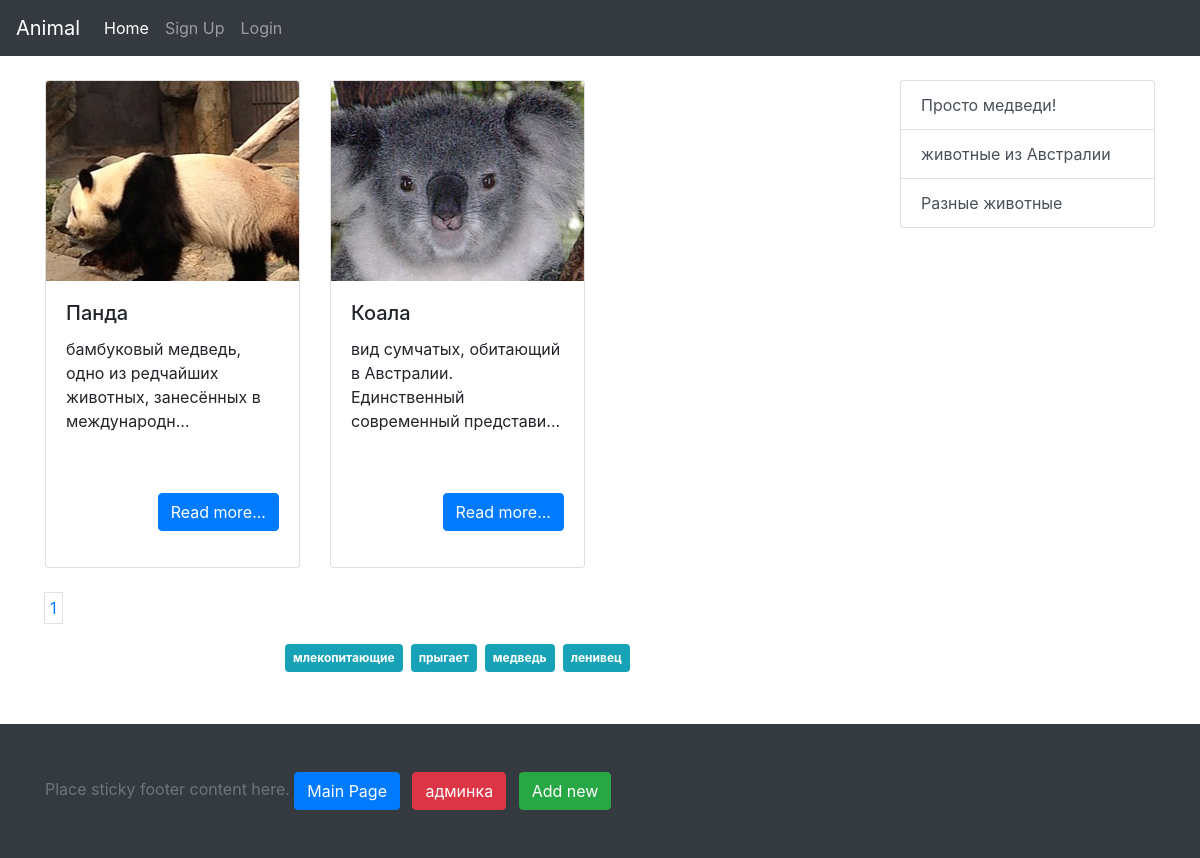
/tag.php?tag=медведь, run on the app's committed database.
### tables this page shows
CREATE TABLE `info` (
  `id` int(11) NOT NULL,
  `title` varchar(255) NOT NULL,
  `category` int(11) NOT NULL,
  `descr_min` text NOT NULL,
  `description` text NOT NULL,
  `image` varchar(500) DEFAULT NULL
);

CREATE TABLE `category` (
  `id` int(11) NOT NULL,
  `category` varchar(255) NOT NULL,
  `slug` varchar(255) NOT NULL,
  `image` text NOT NULL,
  `description` text NOT NULL
);

### core/function.php (called while the page is built, shortened)
<?php
function paginationCountTag($conn){
    $sql = "SELECT post, tag FROM tag WHERE tag='".$_GET['tag']."'";
    $result = mysqli_query($conn, $sql);
    $result = mysqli_num_rows($result);
    return ceil($result/3);
}
function getAllTags($conn){
    $sql = "SELECT DISTINCT(tag) FROM tag";
    $result = mysqli_query($conn, $sql);
    $a = array();
    if (mysqli_num_rows($result) > 0) {
        while($row = mysqli_fetch_assoc($result)) {
            $a[] = $row['tag'];
        }
    }
    return $a;
}
function getPostFromTag($conn){
    $offset = 0;
    $sql = "SELECT post FROM tag WHERE tag='".$_GET['tag']."' ORDER BY post DESC LIMIT 3 OFFSET ".$offset*3;
    $result = mysqli_query($conn, $sql);
    $a = array();
    if (mysqli_num_rows($result) > 0) {
        while($row = mysqli_fetch_assoc($result)) {
            $a[] = $row['post'];
        }
    }
    $sql = "SELECT * FROM info WHERE id in (".join(",", $a).")";
    $result = mysqli_query($conn, $sql);
    $a = array();
    if (mysqli_num_rows($result) > 0) {
        while($row = mysqli_fetch_assoc($result)) {
            $a[] = $row;
        }
    }
    return array_reverse($a);
}
function getAllCatInfo($conn){
    $sql = "SELECT * FROM category";
    $result = mysqli_query($conn, $sql);
    $a = array();
    if (mysqli_num_rows($result) > 0) {
        while($row = mysqli_fetch_assoc($result)) {
            $a[] = $row;
        }
    }
    return $a;
}
?>

### template/include.php (called while the page is built, shortened)
<?php
	require_once 'core/function.php';
	$conn = connect();
	$cat = getAllCatInfo($conn);
?>

### tag.php (the view, shortened to what this page needs)
<?php require_once 'template/include.php'; ?>
<?php
require_once('template/header.php');
$data = getPostFromTag($conn);
$tag = getAllTags($conn);
$countPageTag = paginationCountTag($conn);
$currentTag = $_GET['tag'];
?>
<div class="container">
  <div class="row">
    <div class="col-lg-9">
        <div class="row">
            <?php
            $out = '';
            for ($i=0; $i < count($data); $i++){
                $data_short = mb_strimwidth($data[$i]['descr_min'], 0, 75, '...');
                $out .='<div class="col-lg-4 col-md-6">';
                $out .='<div class="card">';
                $out .="<div style='background-image: url(/images/{$data[$i]['image']});' class='card-img-top'></div>";
                $out .='<div class="card-body">';
                $out .="<h5 class='card-title'>{$data[$i]['title']}</h5>";
                $out .="<p class='card-text'>{$data_short}</p>";
                $out .='<p class="text-right"><a href="/arcticle.php?id='.$data[$i]['id'].'" class="btn btn-primary">Read more...</a></p>';
                $out .='</div>';
                $out .='</div>';
                $out .='</div>';
            }
            echo $out;
            ?>
        </div>
		    <div class="row">
		        <div class="col-lg-12 text-center">
		            <nav class="mt-4">
		                <ul class="pagination">
		                    <?php
								for ($i=0; $i < $countPageTag; $i++){
								$j = $i+1;
								echo "<a href='/tag.php?tag={$currentTag}&offset={$i}' style='padding: 5px;' class='page-link mr-2'>{$j}</a>";
								}
		                    ?>
		                </ul>
		            </nav>
		        </div>
		    </div>
        <div class="row">
            <div class="col-lg-12 text-center">
                <?php
                    for ($i=0; $i < count($tag); $i++){
                        echo "<a href='/tag.php?tag={$tag[$i]}' style='padding: 5px;' class='badge badge-info p-2 m-1'>{$tag[$i]}</a>";
                    }
                ?>
            </div>
        </div>
    </div>
    <div class="col-lg-3">
        <?php require_once('template/nav.php'); ?>
    </div>
    </div>
</div>
<?php require_once('template/footer.php');?>

### template/nav.php
<?php
    $out = '<div class="list-group">';
    for ($i=0; $i < count($cat); $i++){
        $out .='<a class="list-group-item list-group-item-action" href="/cat/'.$cat[$i]['id'].'">';
        $out .= $cat[$i]['description'].'</a>';
    }
    echo $out;
    echo '</div>';
?>

### css/style.css (style rules this page uses)
html, body { height: 100%; }
.card-img-top { width: 100%; height: 200px; background-position: center top; background-repeat: no-repeat; }
.card-text { height: 140px; }

### data on the page
info: image (picture), title "Панда", descr_min "бамбуковый медведь, одно из редчайших животных, занесённых в международн..."
info: image (picture), title "Коала", descr_min "вид сумчатых, обитающий в Австралии. Единственный современный представи..."
category: description "Просто медведи!"
category: description "животные из Австралии"
category: description "Разные животные"

### other printed values
$j "1"
$tag[$i] "млекопитающие"
$tag[$i] "прыгает"
$tag[$i] "медведь"
$tag[$i] "ленивец"
